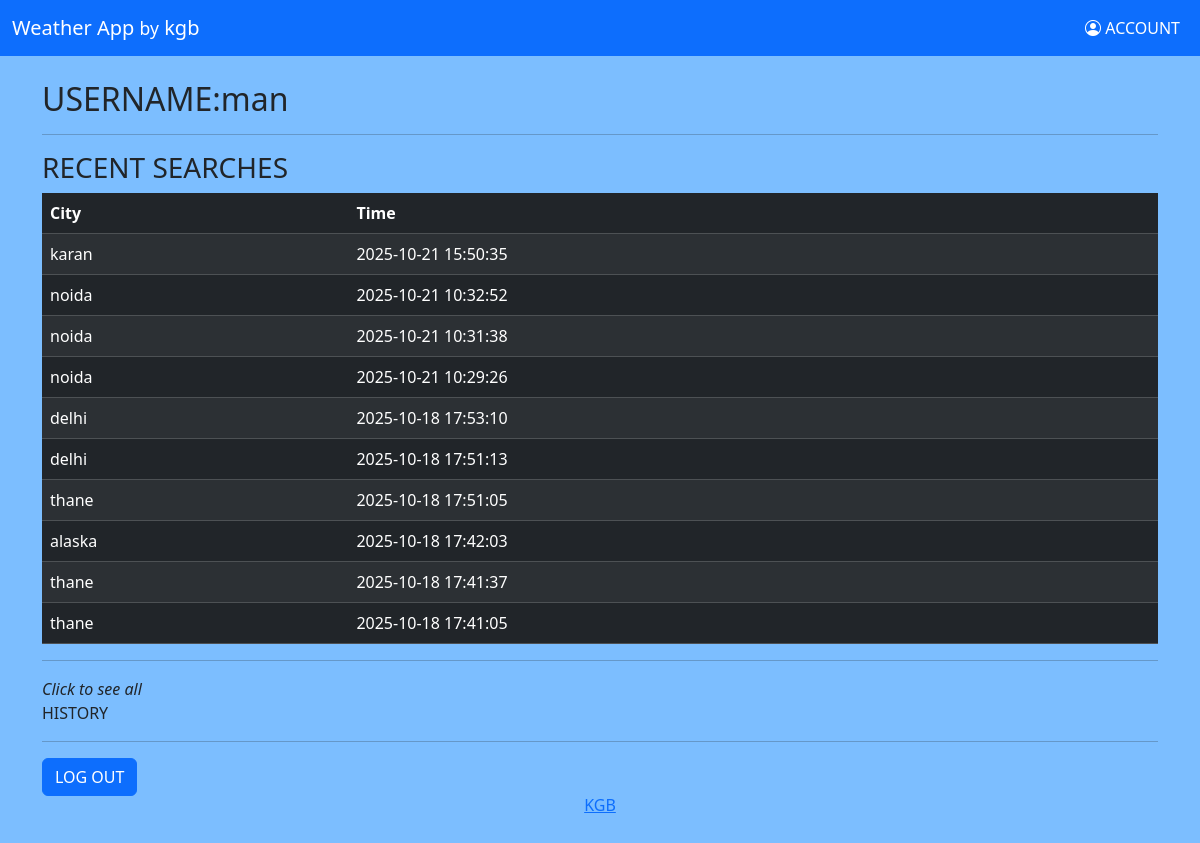
Before: /account (signed in) with the older database file.
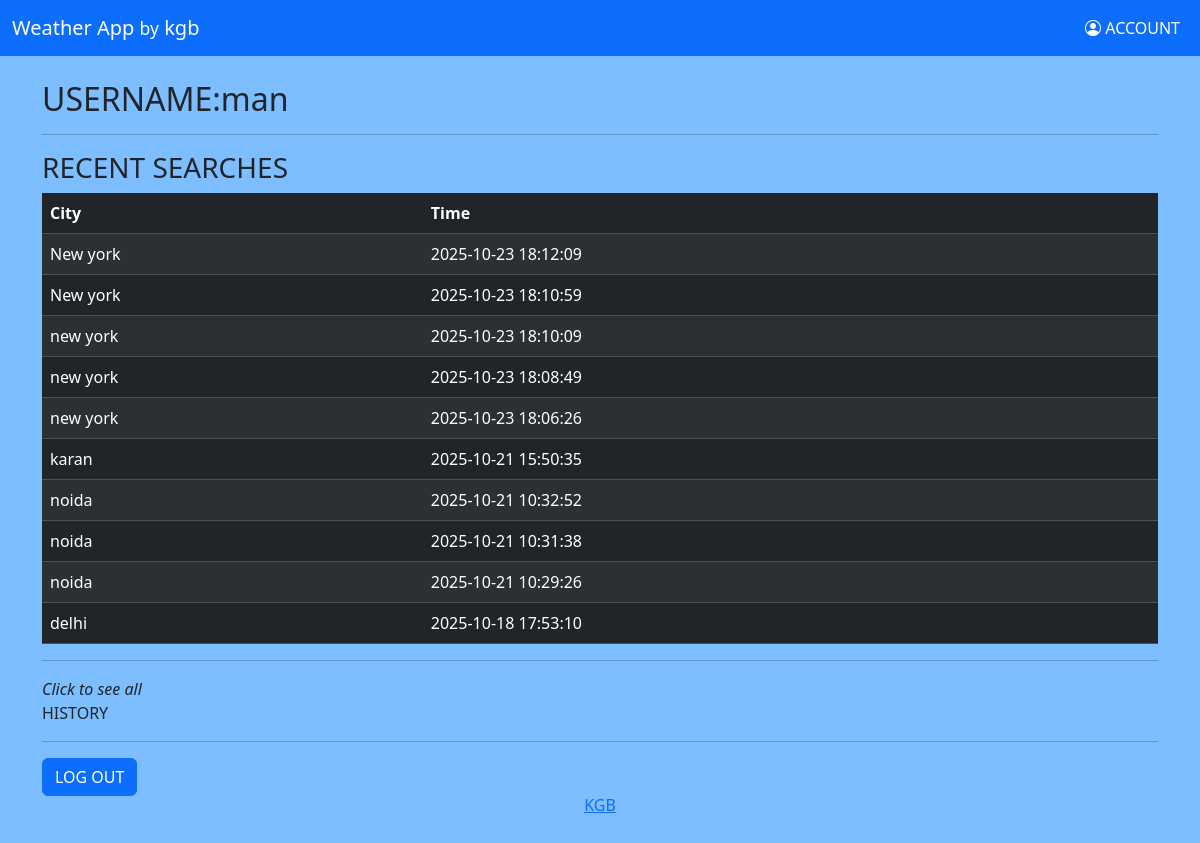
After: the same page with the newer database file.
### tables this page shows
CREATE TABLE history (id INTEGER PRIMARY KEY AUTOINCREMENT,user_id INTEGER,city TEXT,time DATETIME DEFAULT CURRENT_TIMESTAMP,FOREIGN KEY(user_id) REFERENCES users(id));

### app.py (the view)
@app.route("/account")
@login_required
def account():
    with sqlite3.connect("weather.db") as conn:
        cursor = conn.cursor()
        x=cursor.execute("SELECT city, time FROM history WHERE user_id=? ORDER BY time DESC LIMIT 10",(session["user_id"],))
        recent=x.fetchall()
        cursor.execute("SELECT username FROM users WHERE id=?",(session["user_id"],))
        username=cursor.fetchone()[0]
    return render_template("account.html",recent=recent,username=username)

### app.py (called while the page is built)
def login_required(f):
    @wraps(f)
    def wrapper(*args, **kwds):
        if "user_id" not in session:
            flash("Please log in first","error")
            return redirect("/")
        return f(*args, **kwds)
    return wrapper

### templates/account.html (shortened to what this page needs)
{% extends "layout.html" %}
{% block body %}
    <div class="container mt-4">
        <h2>USERNAME:{{ username }}</h2>
        <hr>
        <h3>RECENT SEARCHES</h3>
        {% if recent %}
            <table class="table table-dark table-striped">
                <thead>
                    <tr>
                        <th>City</th>
                        <th>Time</th>
                    </tr>
                </thead>
                <tbody>
                    {% for h in recent %}
                        <tr>
                            <td>{{h[0]}}</td>
                            <td>{{h[1]}}</td>
                        </tr>
                    {% endfor %}
                </tbody>
            </table>
        {% else %}
            <p>There is no history to show</p>
        {% endif %}
        <hr>
        <i>Click to see all</i><a class="nav-link active" href="/history">HISTORY</a>
        <hr>
        <a class="btn btn-primary" href="/logout">LOG OUT</a>
    </div>
{% endblock %}

Changed rows visible on the page:
no longer on this page (row unchanged): history: city "delhi", time "2025-10-18 17:51:13"
no longer on this page (row unchanged): history: city "thane", time "2025-10-18 17:51:05"
no longer on this page (row unchanged): history: city "alaska", time "2025-10-18 17:42:03"
no longer on this page (row unchanged): history: city "thane", time "2025-10-18 17:41:37"
no longer on this page (row unchanged): history: city "thane", time "2025-10-18 17:41:05"
added history: city "New york", time "2025-10-23 18:12:09"
added history: city "New york", time "2025-10-23 18:10:59"
added history: city "new york", time "2025-10-23 18:10:09"
added history: city "new york", time "2025-10-23 18:08:49"
added history: city "new york", time "2025-10-23 18:06:26"
